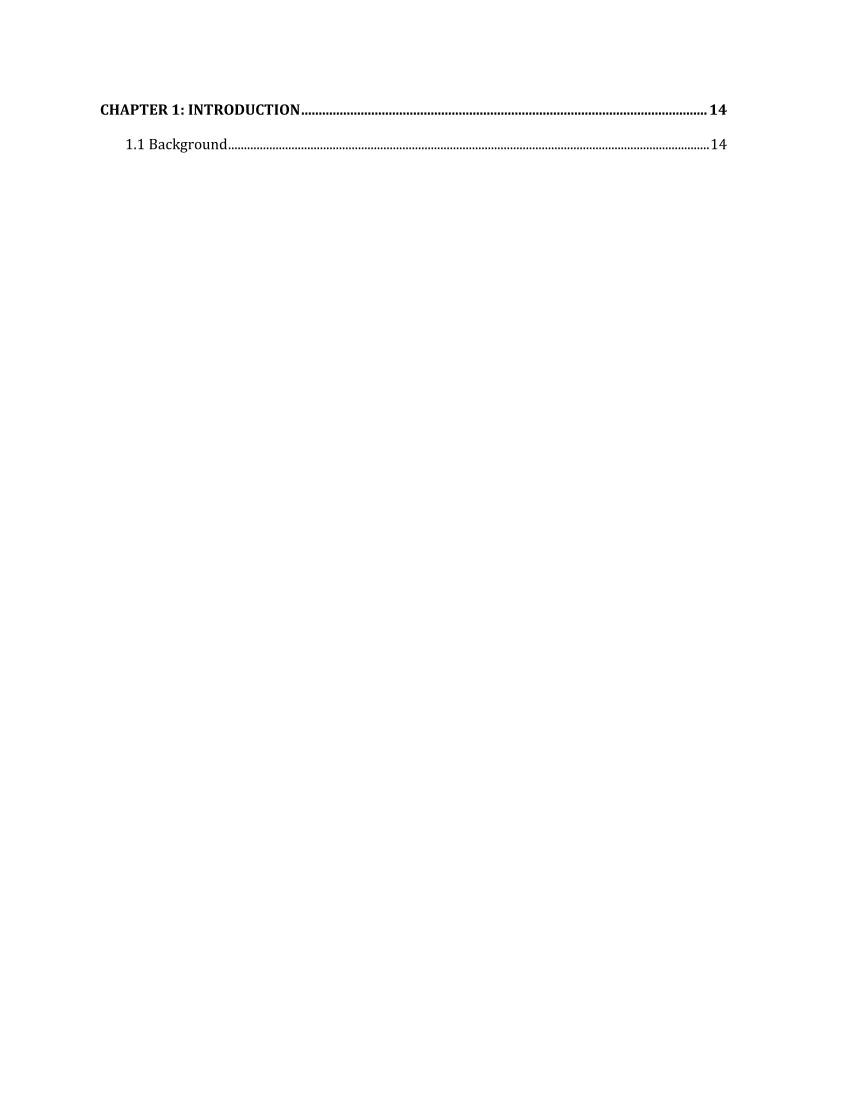

Write Python code to recreate this figure.
import docx
from docx import Document
from docx.shared import Inches, Pt, RGBColor
from docx.enum.text import WD_ALIGN_PARAGRAPH
from docx.oxml import parse_xml
from docx.oxml.ns import nsdecls

doc = Document()
sec = doc.sections[0]
sec.left_margin = Inches(1.0)
sec.right_margin = Inches(1.0)

tab_xml = f'<w:tabs {nsdecls("w")}><w:tab w:val="right" w:leader="dot" w:pos="9028"/></w:tabs>'

p1 = doc.add_paragraph()
p1.alignment = WD_ALIGN_PARAGRAPH.LEFT
p1._p.get_or_add_pPr().append(parse_xml(tab_xml))
r1 = p1.add_run("CHAPTER 1: INTRODUCTION\t14")
r1.bold = True

p2 = doc.add_paragraph()
p2.alignment = WD_ALIGN_PARAGRAPH.LEFT
p2.paragraph_format.left_indent = Inches(0.25)
p2._p.get_or_add_pPr().append(parse_xml(tab_xml))
r2 = p2.add_run("1.1 Background\t14")

doc.save("scratch/test_toc_indent.docx")
print("Saved scratch/test_toc_indent.docx successfully!")
